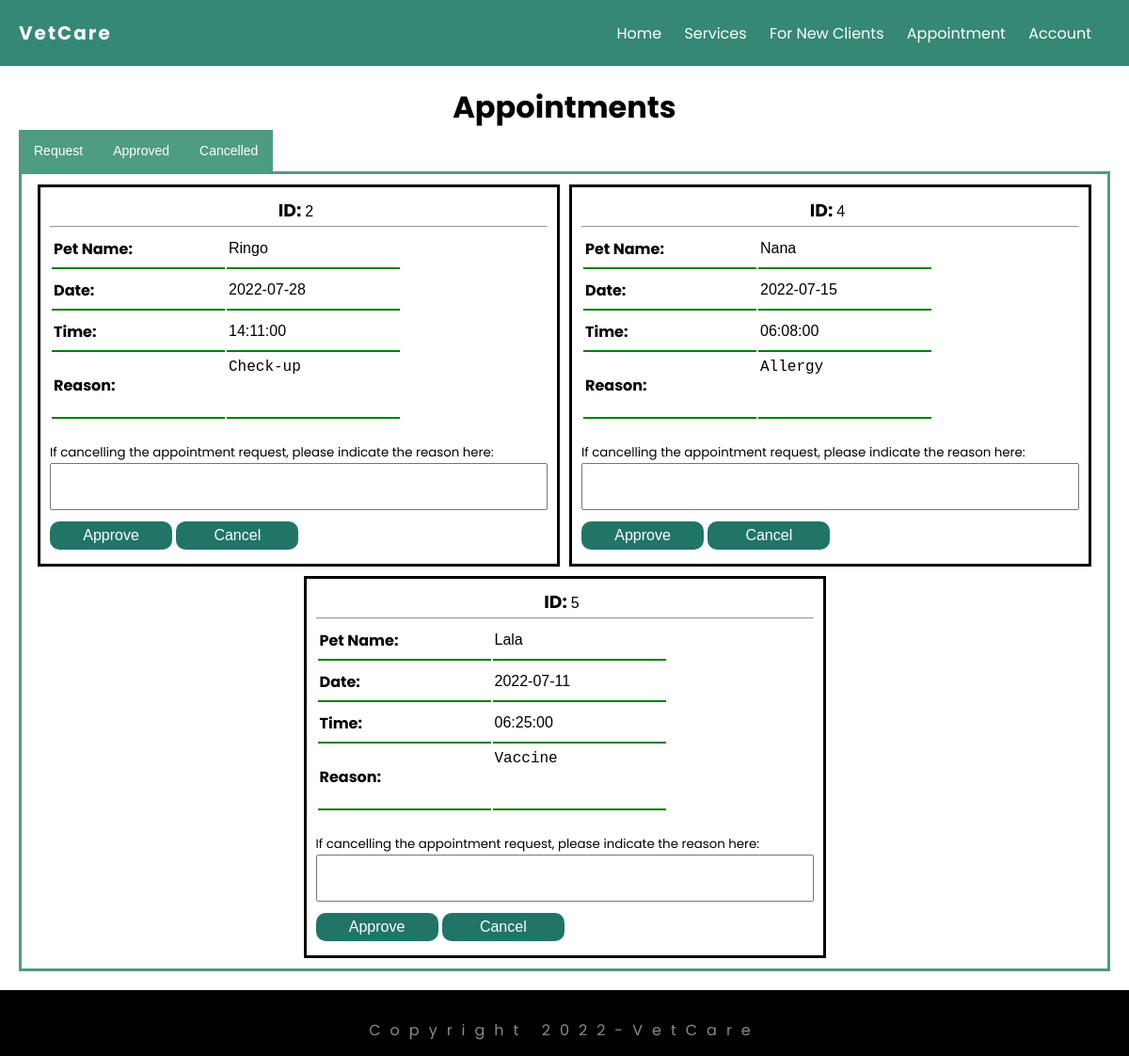
Screenshot of /adminAppoint.php with the database file from the repository.
### tables this page shows
CREATE TABLE `appointment` (
  `apt_id` int(11) NOT NULL,
  `login_id` int(11) NOT NULL,
  `date` date NOT NULL,
  `time` time NOT NULL,
  `pet_name` varchar(10) NOT NULL,
  `reason` varchar(50) NOT NULL,
  `status` varchar(10) NOT NULL
);

### adminAppoint.php (the view, shortened to what this page needs)
<?php
include "database/db.php";
?>
<!DOCTYPE html>
<html lang = "en">
<head>
    <link rel="stylesheet" href="style.css">
    <link rel="stylesheet" href="https://stackpath.bootstrapcdn.com/font-awesome/4.7.0/css/font-awesome.min.css">
</head>
<body>
<div class="header" >
    <div class="navbar">
        <div class= "logo">
            <a  style="font-weight: bold" href="index.html">VetCare</a>
        </div>
        <nav>
            <ul  id="MenuItems">
                <li><a href="index.html">Home</a></li>
                <li><a href="services.html">Services</a></li>
                <li><a href="about-us.html">For New Clients</a></li>
                <li><a href="appoint.php">Appointment</a></li>
                <li><a href="account.php">Account</a></li>
            </ul>
        </nav>
    </div>
</div>
<div class="adminApp">
    <div class="adminApp-page">
        <div class="container">
            <h1 style="text-align:center">Appointments</h1>
            <div class="tab">
              <button class="tablinks" onclick="openCity(event, 'Details')">Request</button>
              <button class="tablinks" onclick="openCity(event, 'Approved')">Approved</button>
              <button class="tablinks" onclick="openCity(event, 'Cancelled')">Cancelled</button>
            </div>
            <div id="Details" class="tabcontent s">
            <div class="row">
                <?php
                $pend = "Processing";
                $sql ="SELECT * FROM `appointment` WHERE status = '{$pend}'";
                $resultset = mysqli_query($conn, $sql);
                while( $rows = mysqli_fetch_assoc($resultset) ) {  ?>
                <div class="col5">
                    <div class="bo">
                        <form method="post" action="database/approve.php">
                        <h3>ID: <input name="id" value = "<?php echo $rows["apt_id"];?>" readonly></h3>
                        <hr>
                        <table>
                            <tr>
                                <td class="lab"><p>Pet Name:</p></td>
                                <td><input name="pet_name" value = "<?php echo $rows["pet_name"];?>" readonly></td>
                            </tr>
                            <tr>
                                <td class="lab">Date:</td>
                                <td><input name="date" value = "<?php echo $rows["date"];?>" readonly></td>
                            </tr>
                            <tr>
                                <td class="lab">Time:</td>
                                <td><input name="time" value = "<?php echo $rows["time"];?>" readonly></td>
                            </tr>
                            <tr>
                                <td class="lab">Reason:</td>
                                <td><textarea class="nodesign" name="reason"readonly><?php echo $rows["reason"];?></textarea></td>
                            </tr>
                        </table>
                            <label for="reject"><small>If cancelling the appointment request, please indicate the reason here:</small></label>
                            <textarea class="reject" name="reject"></textarea>
                            <input type="submit" class="btn" name="approve" value="Approve">
                            <input type="submit" class="btn" name="cancel" value="Cancel">
                        </form>
                    </div>
                </div>
                <?php }?>
            </div>
            </div>
        </div>
    </div>
</div>
    <div class="footer">
    Copyright 2022-VetCare
    </div>
</body>
</html>

### style.css (style rules this page uses)
* { margin: 0; padding: 0; box-sizing: border-box; }
body { font-family: 'Poppins', sans-serif; }
.navbar { display: flex; align-items: center; padding: 20px; }
.logo { letter-spacing: 2px; font-size: 20px; font-weight: bold; }
nav { flex: 1; text-align: right; }
nav ul { display: inline-block; list-style-type: none; }
nav ul li { display: inline-block; margin-right: 20px; }
a { text-decoration: none; color: white; }
button { cursor: pointer; }
.header { background: #358873; color: white; }
.row:after { content: ""; display: table; clear: both; }
.row { display: flex; align-items: center; flex-wrap: wrap; justify-content: space-around; }
.row hr { width: 20px; }
.footer { background: #000;; color: #8a8a8a;; height: 70px; padding: 30px; text-align: center; letter-spacing: 10px; }
form input { width: 100%; height: 30px; margin: 10px 0; padding: 0 10px; border: 1px solid #ccc; }
form .btn { width: 100%; border: none; cursor: pointer; margin: 0; }
.btn { height: 30px; border-radius: 10px; color: white; background: #207567; cursor: pointer; }
.profile th,td { width: 50%; text-align: center; }
.tab { overflow: hidden; }
.tab button { background-color: #4E9C81; float: left; cursor: pointer; padding: 14px 16px; transition: 0.3s; font-size: 14px; width: auto; color: white; border: none }
.tabcontent { display: none; padding: 6px 12px; border:3px solid #4E9C81; }
.s { display: block; }
.col5 { width: 25%; padding: 5px;margin: auto; }
.col5 .bo { width: 100%; border: solid black; padding: 10px;margin: auto; }
.col5 h3 { text-align: center; }
.col5 hr { width: 100%; }
.col5 h3 input { width: 15px; }
.adminApp tr,td { border-bottom: 2px solid green; text-align: left; font-weight:bold; padding: 5px 2px; }
.adminApp input, .nodesign { border: none; padding: 0; margin: 0; outline: none; font-size: 16px; width: 180px; }
.adminApp .nodesign { text-align: left; height: 50px; resize: none; }
.adminApp table { margin-bottom: 20px; }
.adminApp .reject { text-align: left; width: 100%; height: 50px; resize: none; padding: 5px; }
.adminApp .container { padding: 20px; }
.col5 .btn { width: 130px; margin: 5px 0; border: none; font-size: 16px; }
.adminApp .tabcontent { min-height: 300px; }
@media only screen and (max-width:1200px) { .col5 { width: 50%; } }

### rows the page displays
appointment: id "2", pet_name "Ringo", date "2022-07-28", time "14:11:00", reason "Check-up"
appointment: id "4", pet_name "Nana", date "2022-07-15", time "06:08:00", reason "Allergy"
appointment: id "5", pet_name "Lala", date "2022-07-11", time "06:25:00", reason "Vaccine"
